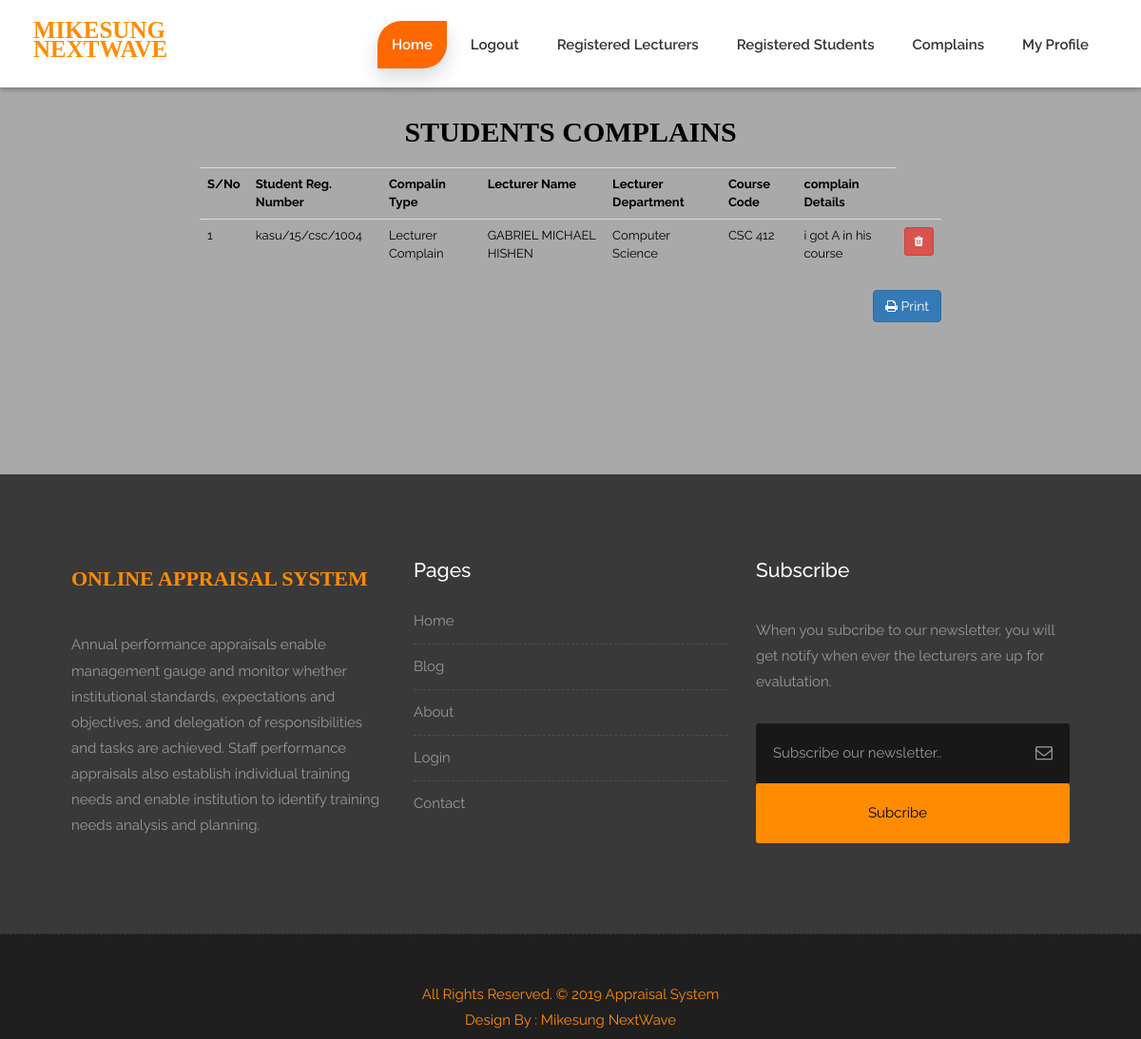
The app's page /view_complain.php (signed in) with its own data.
### tables this page shows
CREATE TABLE `student_complain` (
  `student_sid` int(11) NOT NULL,
  `lecturer_department` varchar(100) DEFAULT NULL,
  `lecturer_Name` varchar(100) DEFAULT NULL,
  `complain_type` varchar(100) DEFAULT NULL,
  `course_title` varchar(100) DEFAULT NULL,
  `course_code` varchar(100) DEFAULT NULL,
  `complain_details` varchar(350) DEFAULT NULL
);

CREATE TABLE `student_signup` (
  `id` int(11) NOT NULL,
  `school_id` int(11) DEFAULT NULL,
  `faculty_id` int(11) DEFAULT NULL,
  `department_id` int(11) DEFAULT NULL,
  `course_id` int(11) DEFAULT NULL,
  `firstName` varchar(50) DEFAULT NULL,
  `lastName` varchar(50) DEFAULT NULL,
  `middleName` varchar(50) DEFAULT NULL,
  `gender` varchar(50) DEFAULT NULL,
  `matric_Number` varchar(100) DEFAULT NULL,
  `mobile` varchar(50) DEFAULT NULL,
  `password` varchar(50) DEFAULT NULL,
  `password_confirm` varchar(50) DEFAULT NULL,
  `email` varchar(50) DEFAULT NULL
);

CREATE TABLE `departments` (
  `id` int(11) NOT NULL,
  `departments` varchar(100) NOT NULL
);

### view_complain.php (the view, shortened to what this page needs)
<?php include ('admin_header.php'); ?>
<?php
include 'db_connect.php';
		$id = $_SESSION['id'];
		$sql2 = "SELECT * FROM admin
				INNER JOIN schools
				ON admin.school_id = schools.id
				WHERE admin.id = '".$id."'";
		$query2 = mysqli_query($conn, $sql2) or die(mysqli_error($conn));
		 $row2 = mysqli_fetch_assoc($query2);
?>
<div class="container-fluid" style="padding-bottom: 160px; padding-top: 20px; background-color: darkgrey">
		<div class="col-md-8 col-md-offset-2">
			<form class="form">
				<div class="row">
				 <p class="text-center" style="font-family: Gebriola; font-size: 30px; color: black"><b>STUDENTS COMPLAINS</b></p>
		 		<table class="table" style="font-size: 13px">
		 				<tr>
		 					<td><b>S/No</b></td>
		 					<td><b>Student Reg. Number</b></td>
		 					<td><b>Compalin Type</b></td>
		 					<td><b>Lecturer Name</b></td>
		 					<td><b>Lecturer Department</b></td>
		 					<td><b>Course Code</b></td>
		 					<td><b>complain Details</b></td>
		 				</tr>
		 				<?php
		 					$no = 1;
		 					$sql="SELECT student_complain.student_sid, student_complain.complain_details, student_complain.lecturer_Name, student_complain.complain_type, student_complain.course_code, departments.departments, student_signup.matric_Number FROM student_complain
		 					INNER JOIN student_signup
		 						ON student_signup.id = student_complain.student_sid
		 					INNER JOIN departments
		 						ON student_complain.lecturer_department = departments.id
		 				WHERE student_signup.school_id = '".$row2['school_id']."'";
		 				$query = mysqli_query($conn, $sql) or die(mysqli_error($conn));
		 				while ($row = mysqli_fetch_assoc($query)) {
		 				?>
		 				<tr>
		 					<td><?php echo $no ; ?></td>
		 					<td><?php echo $row['matric_Number']; ?></td>
		 					<td><?php echo $row['complain_type']; ?></td>
		 					<td><?php echo $row['lecturer_Name']; ?></td>
		 					<td><?php echo $row['departments']; ?></td>
		 					<td><?php echo $row['course_code']; ?></td>
		 					<td><?php echo $row['complain_details']; ?></td>
		 					<td><a href="#" class='btn btn-sm btn-danger'><i class='fa fa-trash'></i></a></td>
		 				</tr>
		 				<?php
		 					$no++;
		 				}
		 				?>
		 			</table>
		 			<div class="text-right">
			 			<td><a href="#" class='btn btn-primary' onclick="javascript:window.print()" /><i class='fa fa-print'></i> Print</a></td>
			 		</div>
		 </div>
	  </form>
 	</div>
</div>
    <?php include 'footer.php' ?>
</body>
</html>

### style.css (style rules this page uses)
body { color: #999; font-size: 15px; font-family: 'Raleway', sans-serif; line-height: 1.80857; }
a { color: #1f1f1f; text-decoration: none !important; outline: none !important; -webkit-transition: all .3s ease-in-out; -moz-transition: all .3s ease-in-out; -ms-transition: all .3s ease-in-out; -o-transition: all .3s ease-in-out; transition: all .3s ease-in-out; }
a { color: #1f1f1f; text-decoration: none; outline: none; }
a, .btn { text-decoration: none !important; outline: none !important; -webkit-transition: all .3s ease-in-out; -moz-transition: all .3s ease-in-out; -ms-transition: all .3s ease-in-out; -o-transition: all .3s ease-in-out; transition: all .3s ease-in-out; }
:root { --pricingTable-yellow: #fd6802; --pricingTable-purple: #fd6802; --pricingTable-blue: #fd6802; }

### css/responsive.css (style rules this page uses)
@media (max-width: 1200px) { .container-fluid { width: 100%; padding: 0 15px; } }

### view_complain.php (style rules this page uses)
table,th,td { color: black; }

### records on screen
student_complain: student_sid.matric_Number "kasu/15/csc/1004", complain_type "Lecturer Complain", lecturer_Name "GABRIEL MICHAEL HISHEN", departments.departments "Computer Science", course_code "CSC 412", complain_details "i got A in his course"
